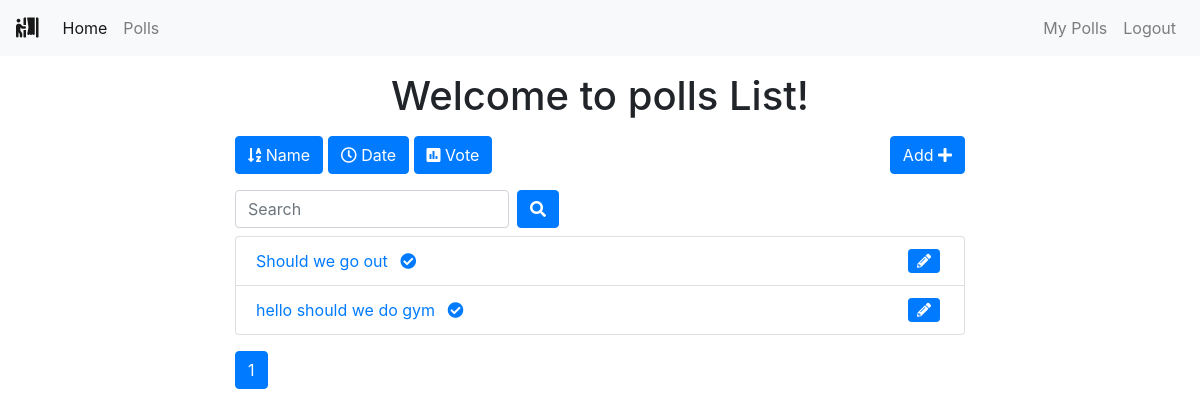
The app's page /polls/list/ (signed in) with its own data.
### polls/models.py (models this page shows, shortened)
class Poll(models.Model):
    owner = models.ForeignKey(User, on_delete=models.CASCADE)
    text = models.TextField()
    pub_date = models.DateTimeField(default=timezone.now)
    active = models.BooleanField(default=True)

### polls/views.py (the view)
# urls.py: path('list/', views.polls_list, name='list'),
@login_required()
def polls_list(request):
    all_polls = Poll.objects.all()
    search_term = ''
    if 'name' in request.GET:
        all_polls = all_polls.order_by('text')
    if 'date' in request.GET:
        all_polls = all_polls.order_by('pub_date')
    if 'vote' in request.GET:
        all_polls = all_polls.annotate(Count('vote')).order_by('vote__count')
    if 'search' in request.GET:
        search_term = request.GET['search']
        all_polls = all_polls.filter(text__icontains=search_term)
    paginator = Paginator(all_polls, 6)  # Show 6 contacts per page
    page = request.GET.get('page')
    polls = paginator.get_page(page)
    get_dict_copy = request.GET.copy()
    params = get_dict_copy.pop('page', True) and get_dict_copy.urlencode()
    print(params)
    context = {
        'polls': polls,
        'params': params,
        'search_term': search_term,
    }
    return render(request, 'polls/polls_list.html', context)

### polls/templates/polls/polls_list.html (shortened to what this page needs)
{% extends 'base.html' %}
{% block content %}
<div class="container">
    <div class="row">
        <div class="col-md-8 offset-sm-2">
            <h1 class="text-center mt-3 mb-3">Welcome to polls List!</h1>
            <a class="btn btn-{% if 'name' in request.GET %}warning{% else %}primary{% endif %} mb-3" href="?name=True"
                role="button"><i class="fas fa-sort-alpha-down"></i>
                Name</a>
            <a class="btn btn-{% if 'date' in request.GET %}warning{% else %}primary{% endif %} mb-3" href="?date=True"
                role="button"><i class="far fa-clock"></i> Date</a>
            <a class="btn btn-{% if 'vote' in request.GET %}warning{% else %}primary{% endif %} mb-3" href="?vote=True"
                role="button"><i class="fas fa-poll"></i> Vote</a>
            <a class="btn btn-primary mb-3 float-right" href="{% url 'polls:add' %}" role="button">Add <i class="fas fa-plus"></i></a>
            <form class="form-inline">
                <div class="form-group mr-sm-2 mb-2">
                    <input type="search" class="form-control" name="search" placeholder="Search" value={{ search_term }}>
                </div>
                <button type="submit" class="btn btn-primary mb-2"><i class="fas fa-search"></i></button>
            </form>
            <ul class="list-group">
                {% for poll in polls %}
                <li class="list-group-item"><a href="{% url 'polls:detail' poll.id %}">{{ poll.text|truncatewords:5 }}
                        {% if not poll.active%}
                        <i class="fas fa-check-circle ml-2"></i>
                        {% endif %}
                    </a>
                    {% if request.user == poll.owner %}
                    <a href="{% url 'polls:edit' poll.id %}" class="mr-3" data-toggle="tooltip" data-placement="top"
                        title="Edit Poll"><i class="fas fa-pencil-alt float-right btn btn-primary btn-sm mr-1"></i></a>
                    {% endif %}
                </li>
                {% endfor %}
            </ul>
            <nav class="mt-3">
                <ul class="pagination">
                    <li class="page-item active"><a class="page-link" href="">{{ polls.number }}</a></li>
                </ul>
            </nav>
        </div>
    </div>
</div>
{% endblock content %}

### records on screen
Poll: text "Should we go out", active False (drawn)
Poll: text "hello should we do gym", active False (drawn)

### other values on screen
{{ polls.number }} "1"
